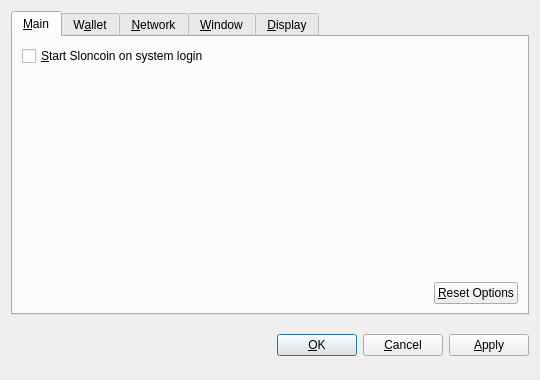
<?xml version="1.0" encoding="UTF-8"?>
<ui version="4.0">
 <class>OptionsDialog</class>
 <widget class="QDialog" name="OptionsDialog">
  <property name="geometry">
   <rect>
    <x>0</x>
    <y>0</y>
    <width>540</width>
    <height>380</height>
   </rect>
  </property>
  <property name="windowTitle">
   <string>Options</string>
  </property>
  <property name="modal">
   <bool>true</bool>
  </property>
  <layout class="QVBoxLayout" name="verticalLayout">
   <item>
    <widget class="QTabWidget" name="tabWidget">
     <property name="tabPosition">
      <enum>QTabWidget::North</enum>
     </property>
     <property name="currentIndex">
      <number>0</number>
     </property>
     <widget class="QWidget" name="tabMain">
      <attribute name="title">
       <string>&amp;Main</string>
      </attribute>
      <layout class="QVBoxLayout" name="verticalLayout_Main">
       <item>
        <widget class="QCheckBox" name="bitcoinAtStartup">
         <property name="toolTip">
          <string>Automatically start Sloncoin after logging in to the system.</string>
         </property>
         <property name="text">
          <string>&amp;Start Sloncoin on system login</string>
         </property>
        </widget>
       </item>
       <item>
        <spacer name="verticalSpacer_Main">
         <property name="orientation">
          <enum>Qt::Vertical</enum>
         </property>
         <property name="sizeHint" stdset="0">
          <size>
           <width>20</width>
           <height>40</height>
          </size>
         </property>
        </spacer>
       </item>
       <item>
        <layout class="QHBoxLayout" name="horizontalLayout_2_Main">
         <item>
          <spacer name="horizontalSpacer_2_Main">
           <property name="orientation">
            <enum>Qt::Horizontal</enum>
           </property>
           <property name="sizeHint" stdset="0">
            <size>
             <width>40</width>
             <height>20</height>
            </size>
           </property>
          </spacer>
         </item>
         <item>
          <widget class="QPushButton" name="resetButton">
           <property name="toolTip">
            <string>Reset all client options to default.</string>
           </property>
           <property name="text">
            <string>&amp;Reset Options</string>
           </property>
           <property name="autoDefault">
            <bool>false</bool>
           </property>
          </widget>
         </item>
        </layout>
       </item>
      </layout>
     </widget>
     <widget class="QWidget" name="tabWallet">
      <attribute name="title">
       <string>W&amp;allet</string>
      </attribute>
      <layout class="QVBoxLayout" name="verticalLayout_Network">
       <item>
        <widget class="QLabel" name="transactionFeeInfoLabel">
         <property name="text">
          <string>Optional transaction fee per kB that helps make sure your transactions are processed quickly. Most transactions are 1 kB.</string>
         </property>
         <property name="textFormat">
          <enum>Qt::PlainText</enum>
         </property>
         <property name="wordWrap">
          <bool>true</bool>
         </property>
        </widget>
       </item>
       <item>
        <layout class="QHBoxLayout" name="horizontalLayout_1_Main">
         <item>
          <widget class="QLabel" name="transactionFeeLabel">
           <property name="text">
            <string>Pay transaction &amp;fee</string>
           </property>
           <property name="textFormat">
            <enum>Qt::PlainText</enum>
           </property>
           <property name="buddy">
            <cstring>transactionFee</cstring>
           </property>
          </widget>
         </item>
         <item>
          <widget class="BitcoinAmountField" name="transactionFee"/>
         </item>
         <item>
          <spacer name="horizontalSpacer_1_Main">
           <property name="orientation">
            <enum>Qt::Horizontal</enum>
           </property>
           <property name="sizeHint" stdset="0">
            <size>
             <width>40</width>
             <height>20</height>
            </size>
           </property>
          </spacer>
         </item>
        </layout>
       </item>
       <item>
        <widget class="QLabel" name="label">
         <property name="text">
          <string>If you disable the spending of unconfirmed change, the change from a transaction cannot be used until that transaction has at least one confirmation. This also affects how your balance is computed.</string>
         </property>
         <property name="wordWrap">
          <bool>true</bool>
         </property>
        </widget>
       </item>
       <item>
        <widget class="QCheckBox" name="spendZeroConfChange">
         <property name="text">
          <string>Spend unconfirmed change  (experts only)</string>
         </property>
        </widget>
       </item>
       <item>
        <spacer name="verticalSpacer">
         <property name="orientation">
          <enum>Qt::Vertical</enum>
         </property>
         <property name="sizeHint" stdset="0">
          <size>
           <width>20</width>
           <height>40</height>
          </size>
         </property>
        </spacer>
       </item>
      </layout>
     </widget>
     <widget class="QWidget" name="tabNetwork">
      <attribute name="title">
       <string>&amp;Network</string>
      </attribute>
      <layout class="QVBoxLayout" name="verticalLayout_Network">
       <item>
        <widget class="QCheckBox" name="mapPortUpnp">
         <property name="toolTip">
          <string>Automatically open the Sloncoin client port on the router. This only works when your router supports UPnP and it is enabled.</string>
         </property>
         <property name="text">
          <string>Map port using &amp;UPnP</string>
         </property>
        </widget>
       </item>
       <item>
        <widget class="QCheckBox" name="connectSocks">
         <property name="toolTip">
          <string>Connect to the Sloncoin network through a SOCKS proxy (e.g. when connecting through Tor).</string>
         </property>
         <property name="text">
          <string>&amp;Connect through SOCKS proxy:</string>
         </property>
        </widget>
       </item>
       <item>
        <layout class="QHBoxLayout" name="horizontalLayout_Network">
         <item>
          <widget class="QLabel" name="proxyIpLabel">
           <property name="text">
            <string>Proxy &amp;IP:</string>
           </property>
           <property name="textFormat">
            <enum>Qt::PlainText</enum>
           </property>
           <property name="buddy">
            <cstring>proxyIp</cstring>
           </property>
          </widget>
         </item>
         <item>
          <widget class="QValidatedLineEdit" name="proxyIp">
           <property name="maximumSize">
            <size>
             <width>140</width>
             <height>16777215</height>
            </size>
           </property>
           <property name="toolTip">
            <string>IP address of the proxy (e.g. 127.0.0.1)</string>
           </property>
          </widget>
         </item>
         <item>
          <widget class="QLabel" name="proxyPortLabel">
           <property name="text">
            <string>&amp;Port:</string>
           </property>
           <property name="textFormat">
            <enum>Qt::PlainText</enum>
           </property>
           <property name="buddy">
            <cstring>proxyPort</cstring>
           </property>
          </widget>
         </item>
         <item>
          <widget class="QLineEdit" name="proxyPort">
           <property name="maximumSize">
            <size>
             <width>55</width>
             <height>16777215</height>
            </size>
           </property>
           <property name="toolTip">
            <string>Port of the proxy (e.g. 9050)</string>
           </property>
          </widget>
         </item>
         <item>
          <widget class="QLabel" name="socksVersionLabel">
           <property name="text">
            <string>SOCKS &amp;Version:</string>
           </property>
           <property name="textFormat">
            <enum>Qt::PlainText</enum>
           </property>
           <property name="buddy">
            <cstring>socksVersion</cstring>
           </property>
          </widget>
         </item>
         <item>
          <widget class="QValueComboBox" name="socksVersion">
           <property name="toolTip">
            <string>SOCKS version of the proxy (e.g. 5)</string>
           </property>
          </widget>
         </item>
         <item>
          <spacer name="horizontalSpacer_Network">
           <property name="orientation">
            <enum>Qt::Horizontal</enum>
           </property>
           <property name="sizeHint" stdset="0">
            <size>
             <width>40</width>
             <height>20</height>
            </size>
           </property>
          </spacer>
         </item>
        </layout>
       </item>
       <item>
        <spacer name="verticalSpacer_Network">
         <property name="orientation">
          <enum>Qt::Vertical</enum>
         </property>
         <property name="sizeHint" stdset="0">
          <size>
           <width>20</width>
           <height>40</height>
          </size>
         </property>
        </spacer>
       </item>
      </layout>
     </widget>
     <widget class="QWidget" name="tabWindow">
      <attribute name="title">
       <string>&amp;Window</string>
      </attribute>
      <layout class="QVBoxLayout" name="verticalLayout_Window">
       <item>
        <widget class="QCheckBox" name="minimizeToTray">
         <property name="toolTip">
          <string>Show only a tray icon after minimizing the window.</string>
         </property>
         <property name="text">
          <string>&amp;Minimize to the tray instead of the taskbar</string>
         </property>
        </widget>
       </item>
       <item>
        <widget class="QCheckBox" name="minimizeOnClose">
         <property name="toolTip">
          <string>Minimize instead of exit the application when the window is closed. When this option is enabled, the application will be closed only after selecting Quit in the menu.</string>
         </property>
         <property name="text">
          <string>M&amp;inimize on close</string>
         </property>
        </widget>
       </item>
       <item>
        <spacer name="verticalSpacer_Window">
         <property name="orientation">
          <enum>Qt::Vertical</enum>
         </property>
         <property name="sizeHint" stdset="0">
          <size>
           <width>20</width>
           <height>40</height>
          </size>
         </property>
        </spacer>
       </item>
      </layout>
     </widget>
     <widget class="QWidget" name="tabDisplay">
      <attribute name="title">
       <string>&amp;Display</string>
      </attribute>
      <layout class="QVBoxLayout" name="verticalLayout_Display">
       <item>
        <layout class="QHBoxLayout" name="horizontalLayout_1_Display">
         <item>
          <widget class="QLabel" name="langLabel">
           <property name="text">
            <string>User Interface &amp;language:</string>
           </property>
           <property name="textFormat">
            <enum>Qt::PlainText</enum>
           </property>
           <property name="buddy">
            <cstring>lang</cstring>
           </property>
          </widget>
         </item>
         <item>
          <widget class="QValueComboBox" name="lang">
           <property name="toolTip">
            <string>The user interface language can be set here. This setting will take effect after restarting Sloncoin.</string>
           </property>
          </widget>
         </item>
        </layout>
       </item>
       <item>
        <layout class="QHBoxLayout" name="horizontalLayout_2_Display">
         <item>
          <widget class="QLabel" name="unitLabel">
           <property name="text">
            <string>&amp;Unit to show amounts in:</string>
           </property>
           <property name="textFormat">
            <enum>Qt::PlainText</enum>
           </property>
           <property name="buddy">
            <cstring>unit</cstring>
           </property>
          </widget>
         </item>
         <item>
          <widget class="QValueComboBox" name="unit">
           <property name="toolTip">
            <string>Choose the default subdivision unit to show in the interface and when sending coins.</string>
           </property>
          </widget>
         </item>
        </layout>
       </item>
       <item>
        <widget class="QCheckBox" name="displayAddresses">
         <property name="toolTip">
          <string>Whether to show Sloncoin addresses in the transaction list or not.</string>
         </property>
         <property name="text">
          <string>&amp;Display addresses in transaction list</string>
         </property>
        </widget>
       </item>
       <item>
        <widget class="QCheckBox" name="coinControlFeatures">
         <property name="toolTip">
          <string>Whether to show coin control features or not.</string>
         </property>
         <property name="text">
          <string>Display coin &amp;control features (experts only!)</string>
         </property>
        </widget>
       </item>
       <item>
        <spacer name="verticalSpacer_Display">
         <property name="orientation">
          <enum>Qt::Vertical</enum>
         </property>
         <property name="sizeHint" stdset="0">
          <size>
           <width>20</width>
           <height>40</height>
          </size>
         </property>
        </spacer>
       </item>
      </layout>
     </widget>
    </widget>
   </item>
   <item>
    <layout class="QHBoxLayout" name="horizontalLayout_Buttons">
     <item>
      <spacer name="horizontalSpacer_1">
       <property name="orientation">
        <enum>Qt::Horizontal</enum>
       </property>
       <property name="sizeHint" stdset="0">
        <size>
         <width>40</width>
         <height>48</height>
        </size>
       </property>
      </spacer>
     </item>
     <item>
      <widget class="QLabel" name="statusLabel">
       <property name="font">
        <font>
         <weight>75</weight>
         <bold>true</bold>
        </font>
       </property>
       <property name="text">
        <string/>
       </property>
       <property name="textFormat">
        <enum>Qt::PlainText</enum>
       </property>
       <property name="wordWrap">
        <bool>true</bool>
       </property>
      </widget>
     </item>
     <item>
      <spacer name="horizontalSpacer_2">
       <property name="orientation">
        <enum>Qt::Horizontal</enum>
       </property>
       <property name="sizeHint" stdset="0">
        <size>
         <width>40</width>
         <height>48</height>
        </size>
       </property>
      </spacer>
     </item>
     <item>
      <widget class="QPushButton" name="okButton">
       <property name="text">
        <string>&amp;OK</string>
       </property>
      </widget>
     </item>
     <item>
      <widget class="QPushButton" name="cancelButton">
       <property name="text">
        <string>&amp;Cancel</string>
       </property>
       <property name="autoDefault">
        <bool>false</bool>
       </property>
      </widget>
     </item>
     <item>
      <widget class="QPushButton" name="applyButton">
       <property name="text">
        <string>&amp;Apply</string>
       </property>
       <property name="autoDefault">
        <bool>false</bool>
       </property>
      </widget>
     </item>
    </layout>
   </item>
  </layout>
 </widget>
 <customwidgets>
  <customwidget>
   <class>BitcoinAmountField</class>
   <extends>QSpinBox</extends>
   <header>bitcoinamountfield.h</header>
  </customwidget>
  <customwidget>
   <class>QValueComboBox</class>
   <extends>QComboBox</extends>
   <header>qvaluecombobox.h</header>
  </customwidget>
  <customwidget>
   <class>QValidatedLineEdit</class>
   <extends>QLineEdit</extends>
   <header>qvalidatedlineedit.h</header>
  </customwidget>
 </customwidgets>
 <resources/>
 <connections/>
</ui>
